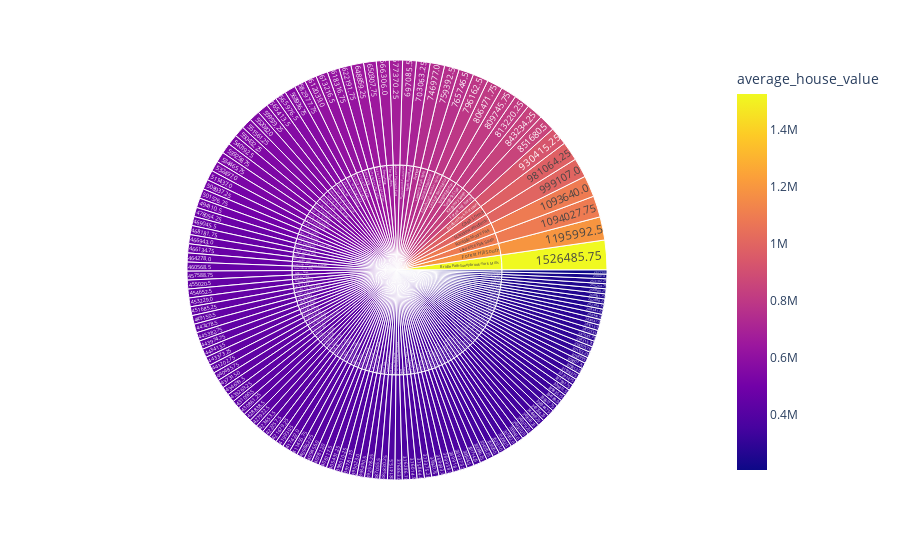

The code cell stored with this chart in its notebook:
### Markdown cell above
### Create a sunburst chart to conduct a costs analysis of most expensive neighbourhoods in Toronto per year

### Code cell
# Create the sunburst chart
# YOUR CODE HERE!

px.sunburst(merged_data, 
        path=["neighbourhood","average_house_value"], 
        values='average_house_value',
        color='average_house_value'
    )

### Figure 1 — Plotly figure (JSON) as saved in the notebook; plotly's stock layout.template omitted (floating-point values rounded to 4 significant figures; data arrays with more than 128 entries replaced by an {"elided": "..."} marker saying what was removed)
{"data": [{"branchvalues": "total", "customdata": {"elided": "280x1 float values"}, "domain": {"x": [0, 1], "y": [0, 1]}, "hovertemplate": "labels=%{label}<br>average_house_value_sum=%{value}<br>parent=%{parent}<br>id=%{id}<br>average_house_value=%{color}<extra></extra>", "ids": {"elided": "280 str values"}, "labels": {"elided": "280 str values"}, "marker": {"coloraxis": "coloraxis", "colors": {"elided": "280 float values"}}, "name": "", "parents": {"elided": "280 str values"}, "type": "sunburst", "values": {"elided": "280 float values"}}], "layout": {"coloraxis": {"colorbar": {"title": {"text": "average_house_value"}}, "colorscale": [[0, "#0d0887"], [0.1111, "#46039f"], [0.2222, "#7201a8"], [0.3333, "#9c179e"], [0.4444, "#bd3786"], [0.5556, "#d8576b"], [0.6667, "#ed7953"], [0.7778, "#fb9f3a"], [0.8889, "#fdca26"], [1, "#f0f921"]]}, "legend": {"tracegroupgap": 0}, "margin": {"t": 60}}}
